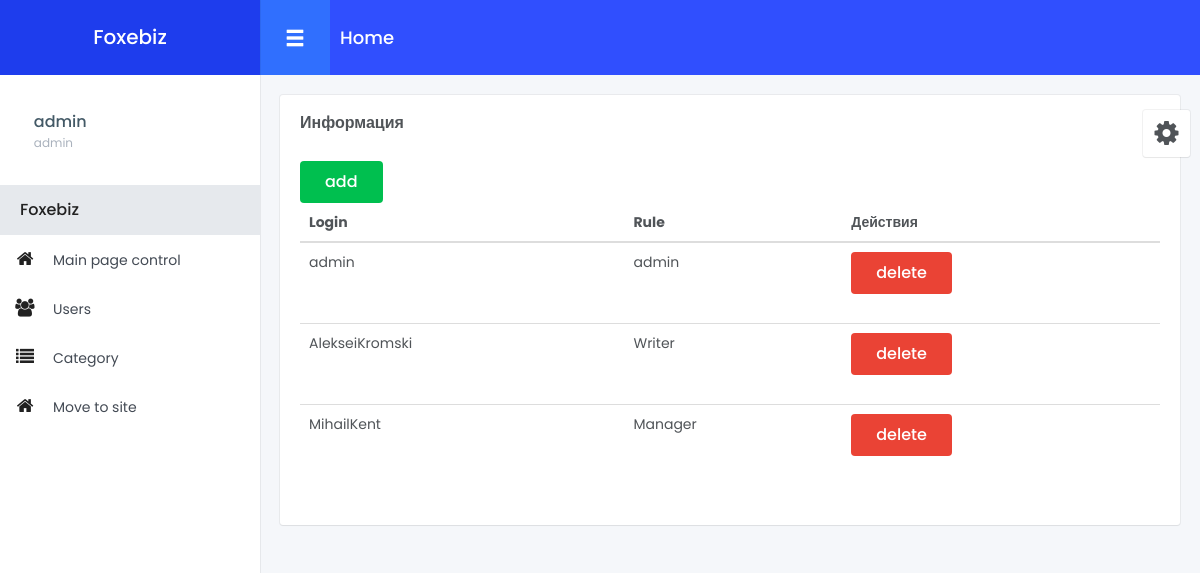
The page /admin/users.php (signed in) on the database its author committed.
### tables this page shows
CREATE TABLE `users` (
  `id` int(11) NOT NULL,
  `login` varchar(25) NOT NULL,
  `password` varchar(100) NOT NULL,
  `rule` varchar(50) NOT NULL
);

### admin/core/User.php (called while the page is built, shortened)
<?php
class User
{
    protected $arr;
    public function __construct($connect)
    {
        $query = mysqli_query($connect,"SELECT * FROM users");
        $arr = [];
        while ($result = mysqli_fetch_assoc($query)){
            $arr[] = $result;
        }
        $this->arr = $arr;
    }
    public function getArrUsers(){
        return $this->arr;
    }
}

### admin/users.php (the view, shortened to what this page needs)
<?php
require_once 'config/config_require.php';
?>
<!DOCTYPE html>
<html lang="en">
<head>
    <link rel="stylesheet" href="assets/styles/style.css">
    <link rel="stylesheet" href="assets/styles/style.min.css">
    <link rel="stylesheet" href="assets/plugin/mCustomScrollbar/jquery.mCustomScrollbar.min.css">
    <link rel="stylesheet" href="assets/plugin/waves/waves.min.css">
    <link rel="stylesheet" href="assets/plugin/sweet-alert/sweetalert.css">
    <link rel="stylesheet" href="assets/plugin/percircle/css/percircle.css">
    <link rel="stylesheet" href="assets/plugin/chart/chartist/chartist.min.css">
    <link rel="stylesheet" href="assets/plugin/fullcalendar/fullcalendar.min.css">
    <link rel="stylesheet" href="assets/plugin/fullcalendar/fullcalendar.print.css" media='print'>
    <link rel="stylesheet" href="assets/color-switcher/color-switcher.min.css">
</head>
<body>
<?php
require_once 'include_files/header.php';
require_once 'include_files/nav_bar.php';
require_once 'include_files/switcher.php';
$object_user = new User($connect);
?>
<div id="wrapper">
    <div class="main-content">
        <div class="row small-spacing">
            <div class="col-xs-12">
                <div class="box-content">
                    <h4 class="box-title">Информация</h4>
                    <button class="btn btn-success"><a href='users.php?change=add&id={$v['id']}' style='color: white'>add</a></button>
                    <table class="table">
                        <thead>
                        <tr>
                            <th scope="col">Login</th>
                            <th scope="col">Rule</th>
                            <th scope="col">Действия</th>
                        </tr>
                        </thead>
                        <tbody>
                        <?php
                        foreach ($object_user->getArrUsers() as $k => $v){
                            echo "<tr>
                            <td>{$v['login']}</td>
                            <td>{$v['rule']}</td>
                            <td>
                            <button class=\"btn btn-danger\"><a href='Action/userChange.php?change=delete&id={$v['id']}' style='color: white'>delete</a></button><br><br>
                            </td>
                            </tr>
                            ";
                        }
                        ?>
                        </tbody>
                    </table>
                </div>
            </div>
        </div>
    </div>
</div>
</body>
</html>

### admin/core/Header.php
<?php
class Header
{
    protected $rule;
    protected $login;
    public function __construct($connect,$id)
    {
        $query_user_info = mysqli_query($connect, "SELECT * FROM users WHERE id = '$id'");
        $user_info = mysqli_fetch_assoc($query_user_info);
        $login = $user_info['login'];
        $rule = $user_info['rule'];
        $this->login = $login;
        $this->rule = $rule;
    }
    public function getRule()
    {
        echo $this->rule;
    }
    public function getLogin()
    {
        echo $this->login;
    }
}

### rows shown on the page
users: login "admin", rule "admin"
users: login "AlekseiKromski", rule "Writer"
users: login "MihailKent", rule "Manager"

### other values the page prints
$config_name['users'][0] "Users"
$config_name['category'][0] "Category"
$config_name['move_to_site'][0] "Move to site"
